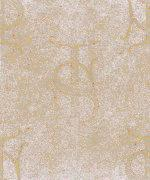
#> input picture projects/unsorted/alpha_link_hover/dollars.jpg, 150 x 180 px
$ python trim_image.py ../alpha_link_hover/dollars.jpg   (Python 2 division)
#> lines starting #> are read from the running program, lines starting #| are printed output that depends on the picture
#!/usr/bin/env python

import sys, os
from PIL import Image

threshold = 249
pad = 20
max_space = 100

if len(sys.argv[1:]) is 0:
    print "Usage: [filename]*"
    print " Min Crop: %dpx / Threshold: %d" % (pad, threshold)

for filename in sys.argv[1:]:
    image = Image.open(filename)
#> image is the input picture: PIL image 150x180 RGB; mean R, G, B 207.5, 190.3, 172.6

    print "Processing: %s (%s) [%d x %d]" % (filename, image.mode, image.size[0], image.size[1])
#| Processing: ../alpha_link_hover/dollars.jpg (RGB) [150 x 180]

    currentX = 0
    currentY = 0

    # y is monotonically increasing and x is not
    extents = [image.size[0], None, 0, 0]

    change = False
    for pixel in image.getdata():
        if (currentX > pad and currentX + pad < image.size[0] and
            currentY > pad and currentY + pad < image.size[1] and
            (currentX < extents[0] or currentX > extents[2] or currentY > extents[3])):
            if ((image.mode is "RGBA" and pixel[3] is not 0) or
                (image.mode is "L" and pixel < threshold) or
                (image.mode is "RGB" and (pixel[0] < threshold and
                                          pixel[1] < threshold and
                                          pixel[2] < threshold))):
                change = True

                if extents[0] > currentX: extents[0] = currentX
                if extents[1] is None: extents[1] = currentY
                if currentX > extents[2] and currentX - extents[2] < max_space:
                    # print "%s: From: <%d, %d> >> To: <%d, %d> (%d) = [%d]" % (image.mode, extents[2], extents[3], currentX, currentY, currentX - extents[2], pixel)
                    extents[2] = currentX
                if currentY - extents[3] < max_space:
                    # print "<%d,%d> (%d) : %d" % (currentX, currentY, currentY - extents[3], pixel)
                    extents[3] = currentY
        currentX += 1
        if currentX == image.size[0]:
            currentX = 0
            currentY += 1
#> this loop made 27000 passes
#> pixel on passes 1 to 6: (206, 190, 165), (200, 184, 159), (209, 193, 170), (205, 189, 166), (207, 190, 172), (214, 197, 179)
#> after the loop, currentX = 0; currentY = 180; extents = [21, 21, 129, 159]
    extents[2] += 1
    extents[3] += 1

    if not change:
        print "No cropping necessary"
    else:
        image = image.crop(extents)
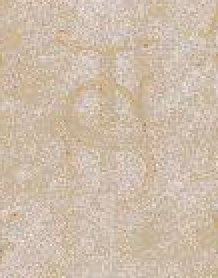
#> image: PIL image 109x139 RGB (shown 2 times larger); mean R, G, B 206.7, 189, 170.4

    file, ext = os.path.splitext(filename)
    newfilename = file + ".trimmed" + ext
    print "(%d,%d) / (%d,%d): %s => %s" % (extents[0], extents[1], extents[2], extents[3], filename, newfilename)
#| (21,21) / (130,160): ../alpha_link_hover/dollars.jpg => ../alpha_link_hover/dollars.trimmed.jpg
    image.save(newfilename)
